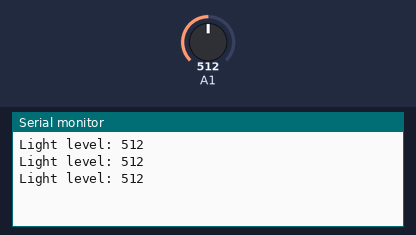
Recording of a sketch running on a simulated Arduino Uno, built with avr-gcc and run on an emulated ATmega328P. On the bench: the last lines printed to the serial monitor. The test bench sets the inputs (shaded band); at power-on: A1 = 512.

Above: at 1.3 s.
1.4 s: A1 set to 716
At 1.9 s:
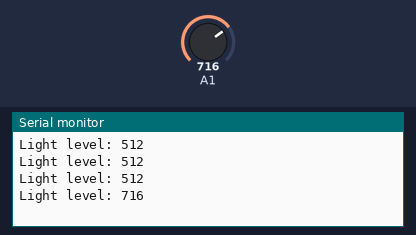
2.9 s: A1 set to 900
At 3.4 s:
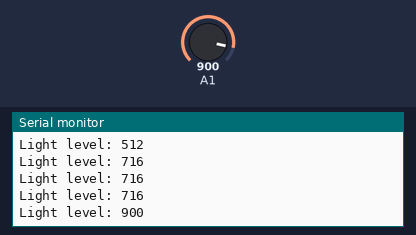
Timing chart, 0 to 5.9 s (numbered marks = the images above; inputs shaded):
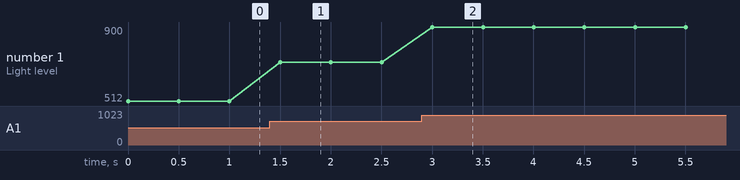

The sketch:

test-code.ino
```cpp
void setup() { Serial.begin(9600); }
void loop() {
Serial.print("Light level: "); Serial.println(analogRead(A1));
delay(500);
}
```

Measured:
- after the input at 1.4 s, the serial monitor: prints a new line after 0.10 s (image 1)
- after the input at 2.9 s, the serial monitor: prints a new line after 0.10 s (image 2)
- plotted number 1: 512 → 716 after the input at 1.4 s, 716 → 900 after the input at 2.9 s
